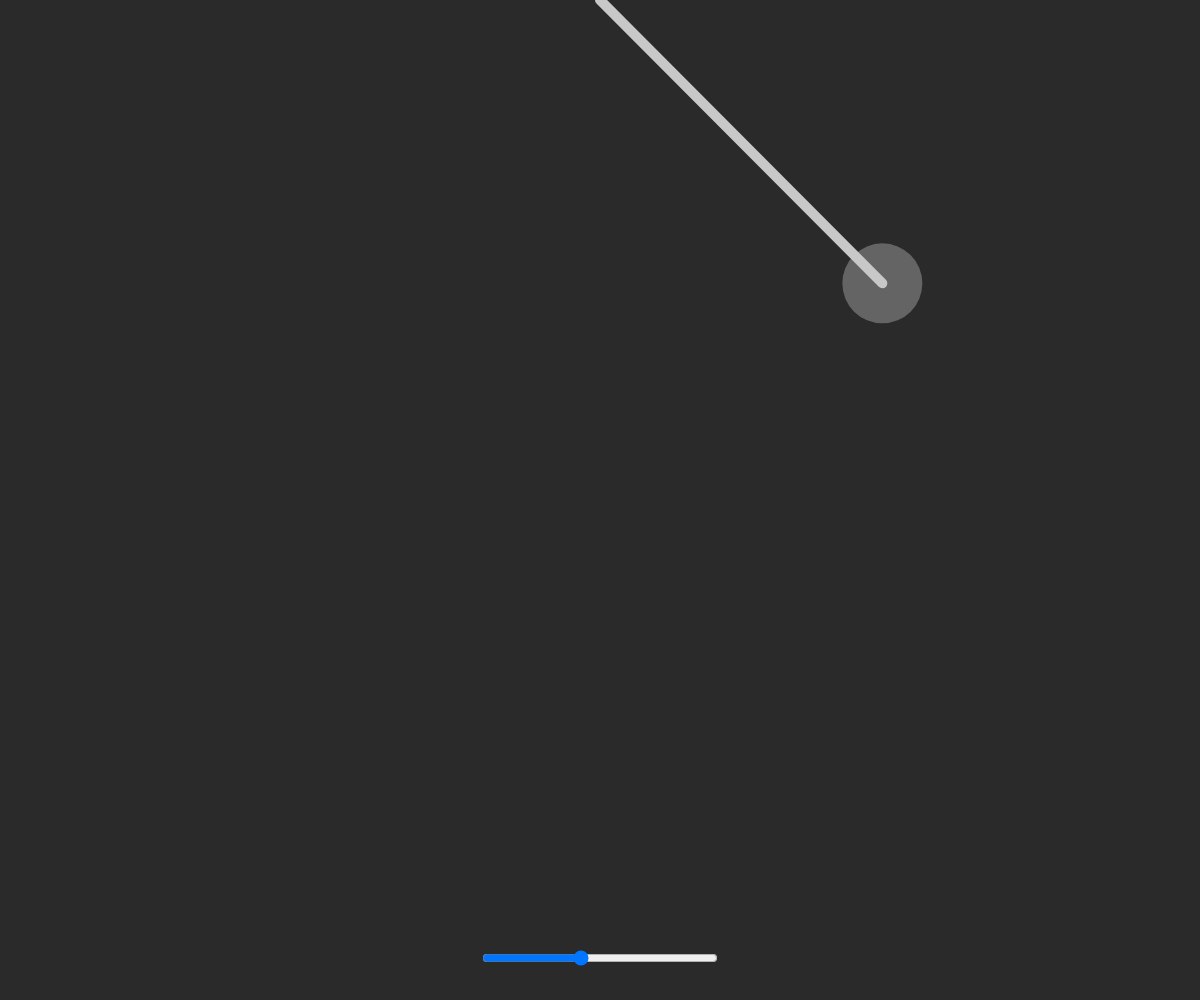
Frame 1 (no input)
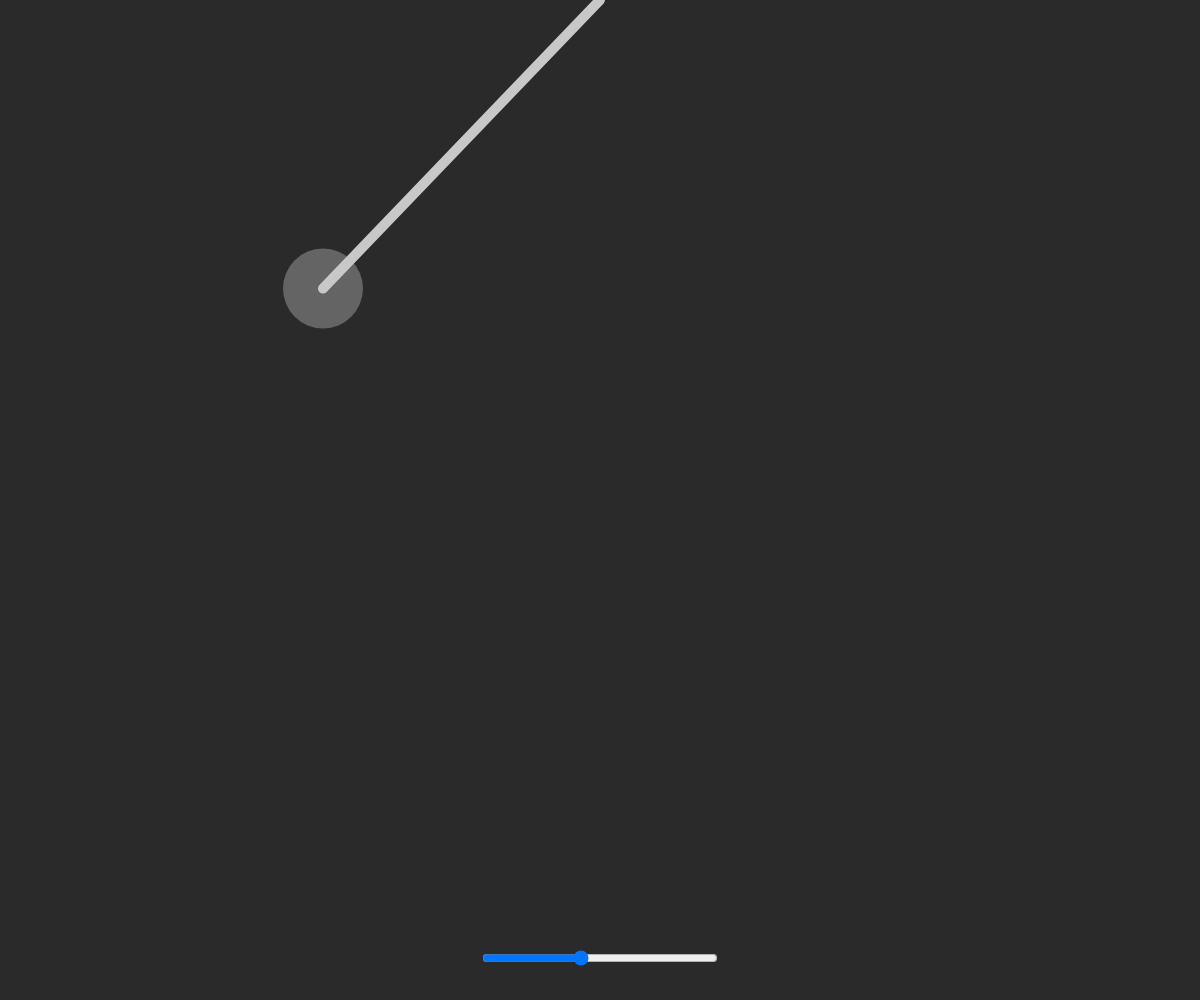
Frame 60 (no input)
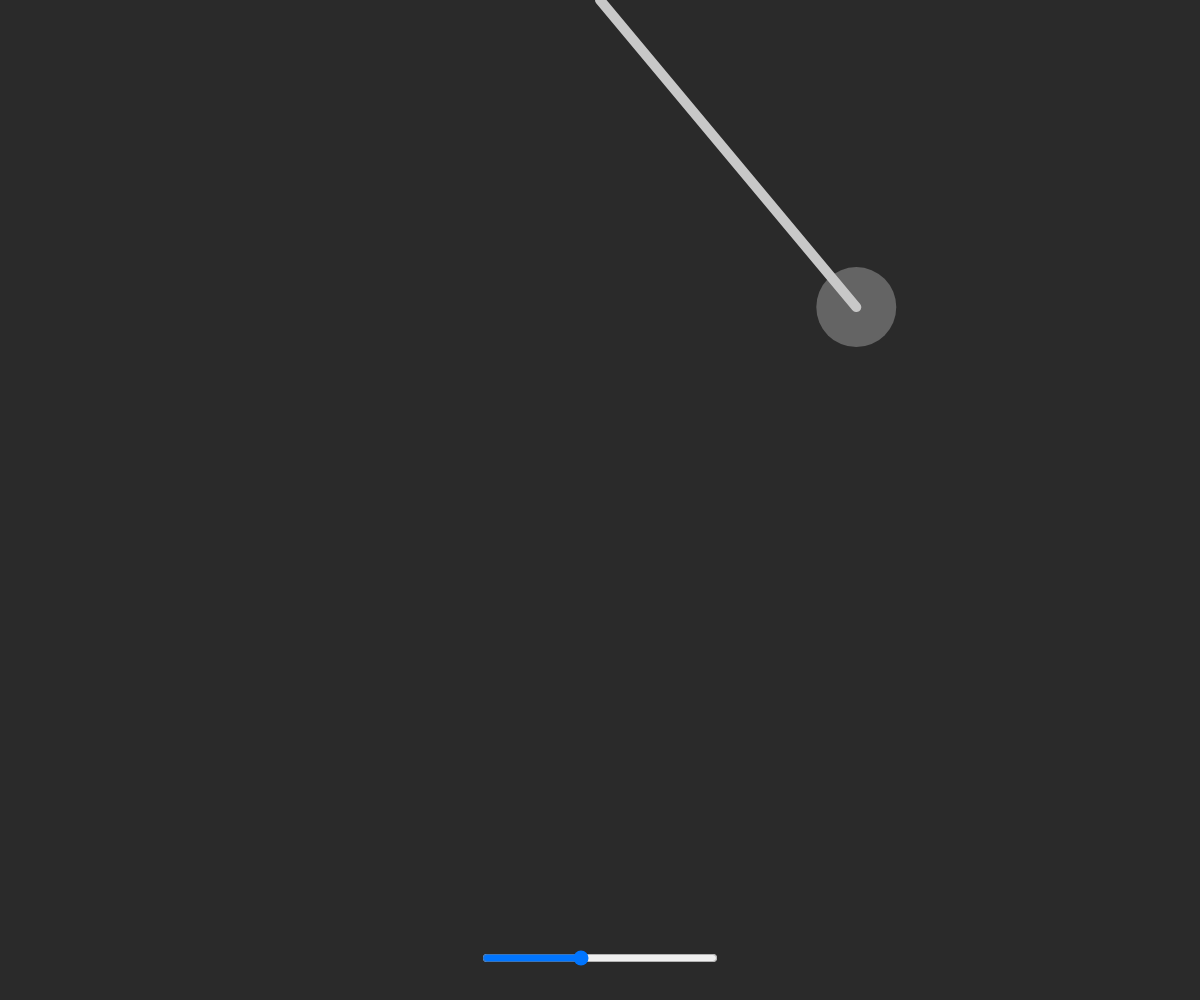
Frame 120 (the mouse pressed at the canvas centre since frame 60)

The p5.js sketch that drew these frames (run headless with seeded random() and noise() and a simulated clock; from frame 60 on, the mouse is pressed at the canvas centre):

// p5.js sketch
// ── sketch.js
const GRAVITY = 1;
let angle; // Relative to Y-axis
let angleVel = 0;
let arm;
let bob;

let lengthSlider;

function windowResized() {
  resizeCanvas(windowWidth, windowHeight);
}

function setup() {
  const canvas = createCanvas(windowWidth, windowHeight);
  pixelDensity(1);
  
  canvas.style('position', 'relative');
  lengthSlider = createSlider(0.05, 0.9, 0.4, 0.01)
    .style('position: absolute; left: 40%; right: 40%; bottom: 2rem;');
  
  angle = PI/4;
  bob = createVector();
}

function draw() {
  background(42);
  
  arm = lengthSlider.value() * height;
  
  const force = -GRAVITY * sin(angle) / arm;
  angleVel += force;
  angle += angleVel;
  
  bob.x = arm * sin(angle);
  bob.y = arm * cos(angle);
  
  translate(width/2, 0);
  
  noStroke();
  fill(100);
  circle(bob.x, bob.y, 80);
  
  strokeWeight(10);
  stroke(200);
  line(0, 0, bob.x, bob.y);
}
